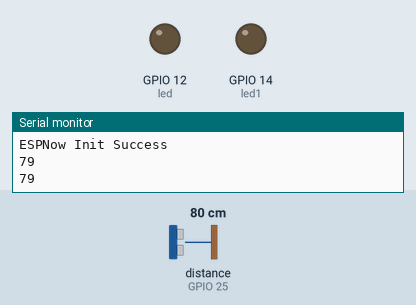
This sketch was run on a simulated ESP32. Shown: output pins drawn as LEDs (lit = HIGH), the last lines printed to the serial monitor. Wiring (inferred from the names in the program): ultrasonic range finder: trigger GPIO 26; echo GPIO 25. The test bench sets the inputs (shaded band); at power-on: distance to the obstacle (sensor on GPIO 25) 80 cm. The echo pulse lasts 58.3 µs per cm; pins used as bus, display or sensor lines are not drawn.

Above: at 2.2 s.
2.3 s: distance to the obstacle (sensor on GPIO 25) set to 65 cm
5.5 s: distance to the obstacle (sensor on GPIO 25) set to 59 cm
At 6.7 s:
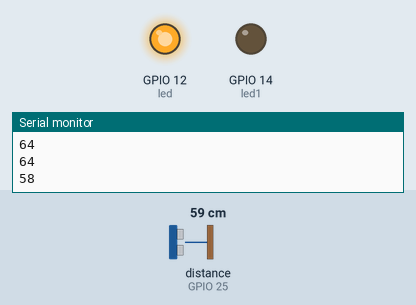
7.5 s: distance to the obstacle (sensor on GPIO 25) set to 120 cm
At 8.7 s:
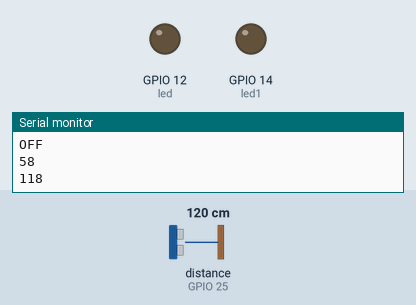
9.5 s: distance to the obstacle (sensor on GPIO 25) set to 2 cm
At 13.4 s:
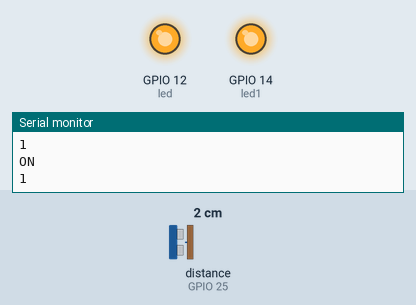
13.6 s: distance to the obstacle (sensor on GPIO 25) set to 250 cm
At 15.4 s:
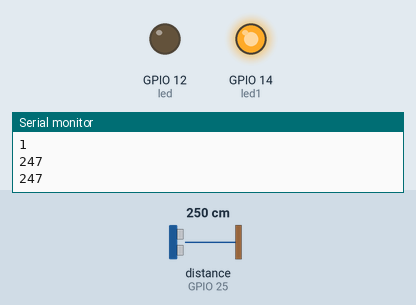
17.5 s: distance to the obstacle (sensor on GPIO 25) set to 4 cm
At 18.9 s:
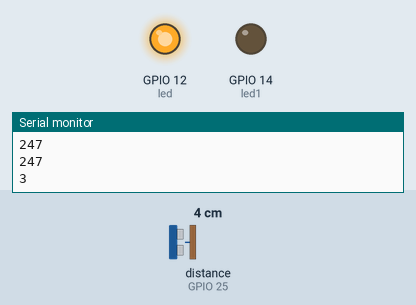
Timing chart, 0 to 23.6 s (numbered marks = the images above; inputs shaded):
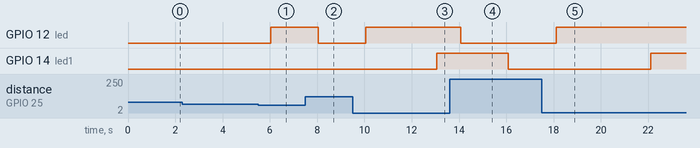

The sketch:

Sensor2-1.ino
```cpp
#include <WiFi.h>
#include <esp_now.h>
#include <algorithm>
#include <string>
#include <iostream>

const int trigPin = 26;
const int echoPin = 25;
const int led = 12;
const int led1 = 14;
//define sound speed in cm/uS
#define SOUND_SPEED 0.034
#define CM_TO_INCH 0.393701
long duration;
float distanceInch;
// Variables for test data
int distanceCm;
int distance1;
int distance2;
int distance3;
int threshold = 60;

void report(int message)
{
  if (message > 1)
  {
    broadcast("02-01-01-11-11-0203");
    Serial.println("ON");
    digitalWrite(led1, HIGH);
  }
  else
  {
    broadcast("02-01-01-00-01-0203");
    Serial.println("OFF");
    digitalWrite(led1, LOW);
  }
}

void sensor(int& led_status)
{
  // Clears the trigPin
  digitalWrite(trigPin, LOW);
  delayMicroseconds(2);
  // Sets the trigPin on HIGH state for 10 micro seconds
  digitalWrite(trigPin, HIGH);
  delayMicroseconds(10);
  digitalWrite(trigPin, LOW);

  // Reads the echoPin, returns the sound wave travel time in microseconds
  duration = pulseIn(echoPin, HIGH);

  // Calculate the distance
  distanceCm = duration * SOUND_SPEED/2;

  // Convert to inches
  distanceInch = distanceCm * CM_TO_INCH;

  if (distanceCm <= threshold )
  {
    digitalWrite(led, HIGH);
    led_status = 1;
  }
  else
  {
    digitalWrite(led, LOW);
    led_status = 0;
  }
  Serial.println(distanceCm);
}

void operations()
{
  int order = 0;
  sensor(distance1);
  delay(1000);
  sensor(distance2);
  delay(1000);
  sensor(distance3);
  delay(1000);
  digitalWrite(led1, LOW);
  order = (distance1 + distance2 + distance3);
  report(order);
}

void formatMacAddress(const uint8_t *macAddr, char *buffer, int maxLength)
{
  snprintf(buffer, maxLength, "%02x:%02x:%02x:%02x:%02x:%02x", macAddr[0], macAddr[1], macAddr[2], macAddr[3], macAddr[4], macAddr[5]);
}

void receiveCallback(const uint8_t *macAddr, const uint8_t *data, int dataLen)
{
  // only allow a maximum of 250 characters in the message + a null terminating byte
  char buffer[ESP_NOW_MAX_DATA_LEN + 1];
  int msgLen = min(ESP_NOW_MAX_DATA_LEN, dataLen);
  strncpy(buffer, (const char *)data, msgLen);
  // make sure we are null terminated
  buffer[msgLen] = 0;
  // format the mac address
  char macStr[18];
  formatMacAddress(macAddr, macStr, 18);
  // debug log the message to the serial port
  //Serial.println(buffer);
  // what are our instructions
}

// callback when data is sent
void sentCallback(const uint8_t *macAddr, esp_now_send_status_t status)
{
  char macStr[18];
  formatMacAddress(macAddr, macStr, 18);
  //Serial.print("Last Packet Sent to: ");
  //Serial.println(macStr);
  //Serial.print("Last Packet Send Status: ");
  //Serial.println(status == ESP_NOW_SEND_SUCCESS ? "Delivery Success" : "Delivery Fail");
}

void broadcast(const String &message)
{
  // this will broadcast a message to everyone in range
  uint8_t broadcastAddress[] = {0xFF, 0xFF, 0xFF, 0xFF, 0xFF, 0xFF};
  esp_now_peer_info_t peerInfo = {};
  memcpy(&peerInfo.peer_addr, broadcastAddress, 6);
  if (!esp_now_is_peer_exist(broadcastAddress))
  {
    esp_now_add_peer(&peerInfo);
  }
  esp_err_t result = esp_now_send(broadcastAddress, (const uint8_t *)message.c_str(), message.length());
  // and this will send a message to a specific device
  /*uint8_t peerAddress[] = {0x3C, 0x71, 0xBF, 0x47, 0xA5, 0xC0};
  esp_now_peer_info_t peerInfo = {};
  memcpy(&peerInfo.peer_addr, peerAddress, 6);
  if (!esp_now_is_peer_exist(peerAddress))
  {
    esp_now_add_peer(&peerInfo);
  }
  esp_err_t result = esp_now_send(peerAddress, (const uint8_t *)message.c_str(), message.length());*/
  if (result == ESP_OK)
  {
    //Serial.println("Broadcast message success");
  }
  else if (result == ESP_ERR_ESPNOW_NOT_INIT)
  {
    Serial.println("ESPNOW not Init.");
  }
  else if (result == ESP_ERR_ESPNOW_ARG)
  {
    Serial.println("Invalid Argument");
  }
  else if (result == ESP_ERR_ESPNOW_INTERNAL)
  {
    Serial.println("Internal Error");
  }
  else if (result == ESP_ERR_ESPNOW_NO_MEM)
  {
    Serial.println("ESP_ERR_ESPNOW_NO_MEM");
  }
  else if (result == ESP_ERR_ESPNOW_NOT_FOUND)
  {
    Serial.println("Peer not found.");
  }
  else
  {
    Serial.println("Unknown error");
  }
}

void setup()
{
  Serial.begin(115200);
  delay(1000);
  //Set device in STA mode to begin with
  WiFi.mode(WIFI_STA);
  Serial.println("ESPNow Example");
  // Output my MAC address - useful for later
  Serial.print("My MAC Address is: ");
  Serial.println(WiFi.macAddress());
  // shut down wifi
  WiFi.disconnect();
  // startup ESP Now
  if (esp_now_init() == ESP_OK)
  {
    Serial.println("ESPNow Init Success");
    esp_now_register_recv_cb(receiveCallback);
    esp_now_register_send_cb(sentCallback);
  }
  else
  {
    Serial.println("ESPNow Init Failed");
    delay(3000);
    ESP.restart();
  }
  //pinMode
  pinMode(trigPin, OUTPUT); // Sets the trigPin as an Output
  pinMode(echoPin, INPUT); // Sets the echoPin as an Input
  pinMode(led, OUTPUT);
  pinMode(led1, OUTPUT);
}

void loop()
{
  operations();
}
```

Measured:
- the behaviour switches between 62 and 61 cm on distance to the obstacle (sensor on GPIO 25) (found by bisection; images 0 and 1)
- after the input at 5.5 s, GPIO 12 (led): LOW → HIGH after 0.53 s
- after the input at 7.5 s, GPIO 12 (led): HIGH → LOW after 0.54 s
- after the input at 9.5 s, GPIO 12 (led): LOW → HIGH after 0.55 s; GPIO 14 (led1): LOW → HIGH after 3.6 s
- after the input at 13.6 s, GPIO 12 (led): HIGH → LOW after 0.47 s; GPIO 14 (led1): HIGH → LOW after 2.5 s
- after the input at 17.5 s, GPIO 12 (led): LOW → HIGH after 0.61 s; GPIO 14 (led1): LOW → HIGH after 4.6 s
